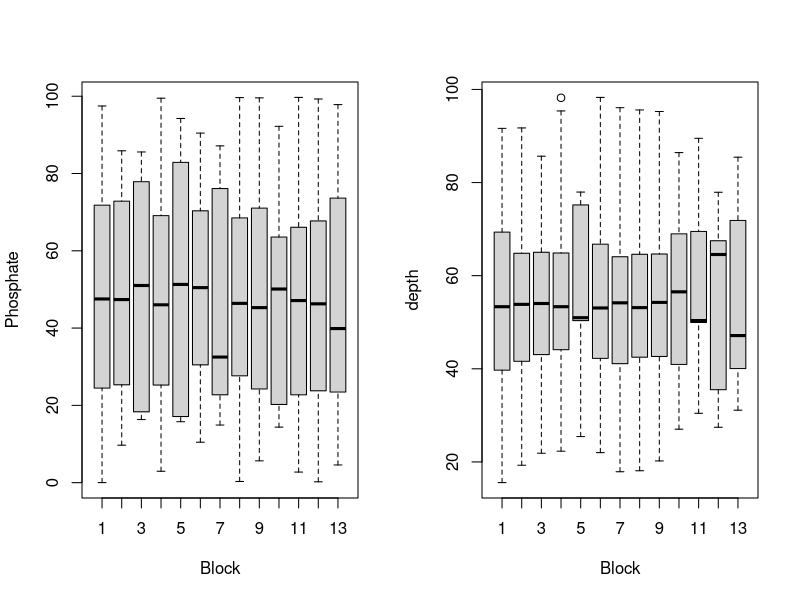
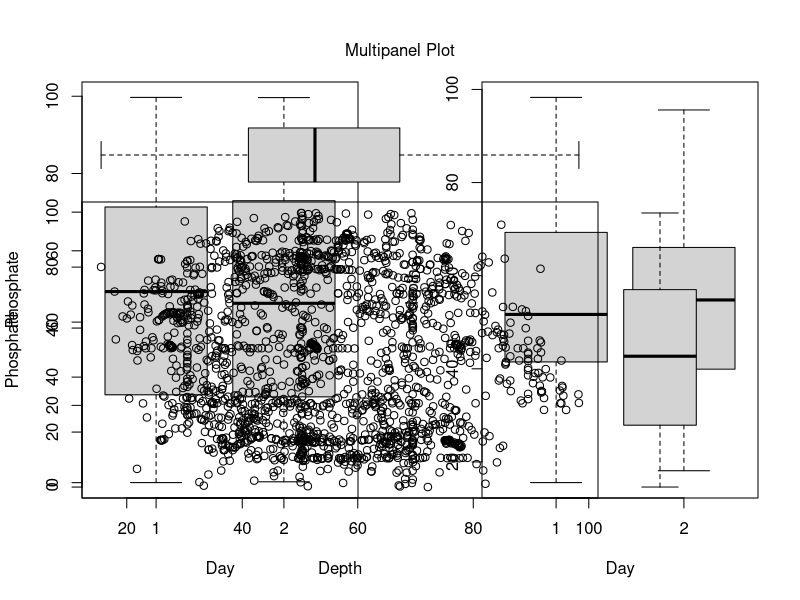
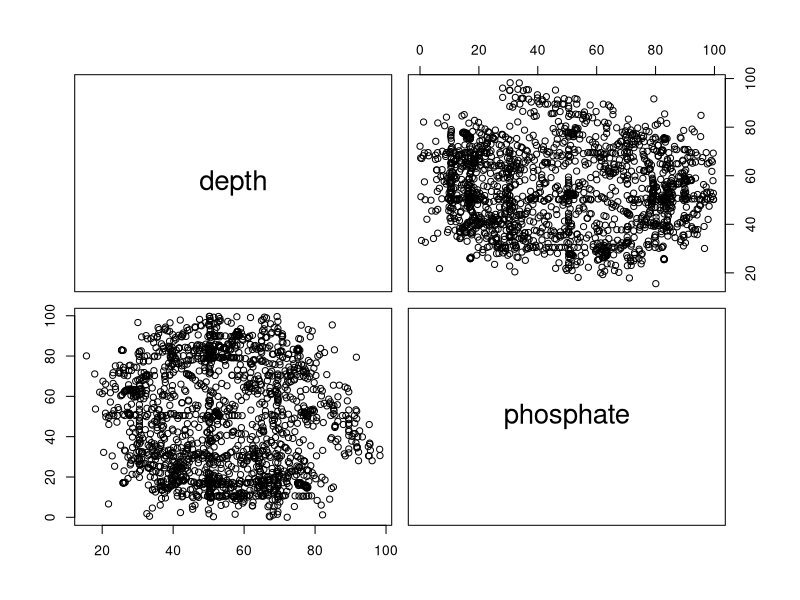
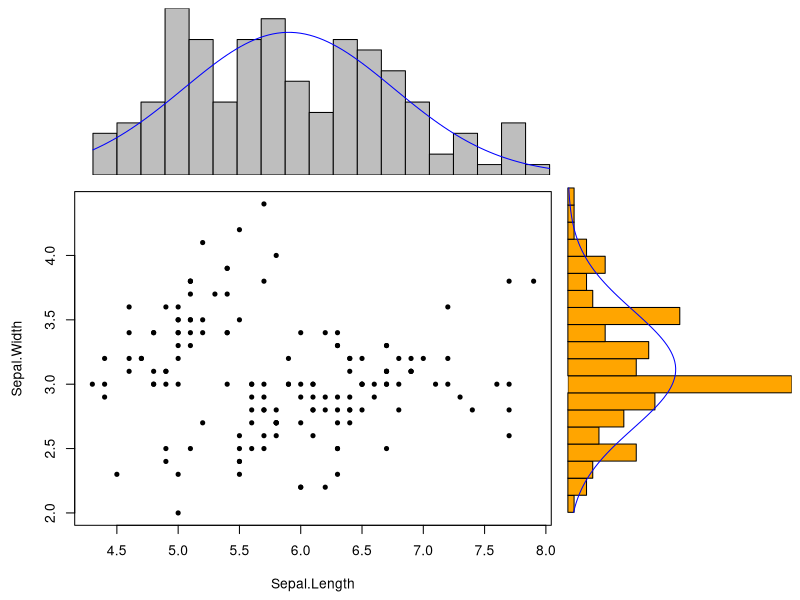

R code for these plots, in order:
## ---- chunk 1
knitr::opts_chunk$set(echo = TRUE)
## ---- chunk 2
library(readxl)
library(knitr)
HW4_data_1 <- read_excel("HW4_data.xlsx",sheet = 1)
HW4_data_2 <- read_excel("HW4_data.xlsx",sheet = 2)
HW4_data_1$day <- rep(1,nrow(HW4_data_1))
HW4_data_2$day <- rep(2,nrow(HW4_data_2))
HW4_data <- rbind(HW4_data_1,HW4_data_2)
HW4_data$block <- as.factor(HW4_data$block)
HW4_data$day <- as.factor(HW4_data$day)
kable(summary(HW4_data[,2:3]))
table(HW4_data$block)
table(HW4_data$day)
par(mfrow=c(1,2))
boxplot(phosphate~block,data = HW4_data, xlab="Block",ylab="Phosphate")
boxplot(depth~block,data = HW4_data, xlab="Block",ylab="depth")
par(mfrow=c(1,2))
boxplot(phosphate~day,data = HW4_data, xlab="Day",ylab="Phosphate")
boxplot(depth~day,data = HW4_data, xlab="Day",ylab="depth")
## ---- chunk 3
par(fig=c(0,0.8,0,0.8), new=TRUE)
plot(HW4_data$depth, HW4_data$phosphate, xlab="Depth",ylab="Phosphate")
par(fig=c(0,0.8,0.45,1), new=TRUE)
boxplot(HW4_data$depth, horizontal=TRUE, axes=FALSE)
par(fig=c(0.6,1,0,0.8),new=TRUE)
boxplot(HW4_data$phosphate, axes=FALSE)
mtext("Multipanel Plot", side=3, outer=TRUE, line=-3)
library(ggplot2)
pairs(HW4_data[,c(2,3)])
cor(HW4_data$phosphate,HW4_data$depth)
## ---- chunk 4
scatterBarNorm <- function(x, dcol="blue", lhist=20, num.dnorm=5*lhist, ...){
    ## check input
    stopifnot(ncol(x)==2)
    ## set up layout and graphical parameters
    layMat <- matrix(c(2,0,1,3), ncol=2, byrow=TRUE)
    layout(layMat, widths=c(5/7, 2/7), heights=c(2/7, 5/7))
    ospc <- 0.5 # outer space
    pext <- 4 # par extension down and to the left
    bspc <- 1 # space between scatter plot and bar plots
    par. <- par(mar=c(pext, pext, bspc, bspc),
                oma=rep(ospc, 4)) # plot parameters
    ## scatter plot
    plot(x, xlim=range(x[,1]), ylim=range(x[,2]), pch=20, ...)
    ## 3) determine barplot and height parameter
    ## histogram (for barplot-ting the density)
    xhist <- hist(x[,1], plot=FALSE, breaks=seq(from=min(x[,1]),
                to=max(x[,1]),  length.out=lhist))
    yhist <- hist(x[,2], plot=FALSE, breaks=seq(from=min(x[,2]),
                to=max(x[,2]),  length.out=lhist)) # note: this uses probability=TRUE
    ## determine the plot range and all the things needed for the barplots and lines
    xx <- seq(min(x[,1]), max(x[,1]), length.out=num.dnorm) # evaluation points for the overlaid density
    xy <- dnorm(xx, mean=mean(x[,1]), sd=sd(x[,1])) # density points
    yx <- seq(min(x[,2]), max(x[,2]), length.out=num.dnorm)
    yy <- dnorm(yx, mean=mean(x[,2]), sd=sd(x[,2]))
    ## barplot and line for x (top)
    par(mar=c(0, pext, 0, 0))
    barplot(xhist$density, axes=FALSE, ylim=c(0, max(xhist$density, xy)),
            space=0, col = "grey") # barplot
    lines(seq(from=0, to=lhist-1, length.out=num.dnorm), xy, col=dcol) # line
    ## barplot and line for y (right)
    par(mar=c(pext, 0, 0, 0))
    barplot(yhist$density, axes=FALSE, xlim=c(0, max(yhist$density, yy)),
            space=0, horiz=TRUE, col = "orange") # barplot
    lines(yy, seq(from=0, to=lhist-1, length.out=num.dnorm), col=dcol) # line
    ## restore parameters
    par(par.)
}
scatterBarNorm(iris[,c(1,2)])
